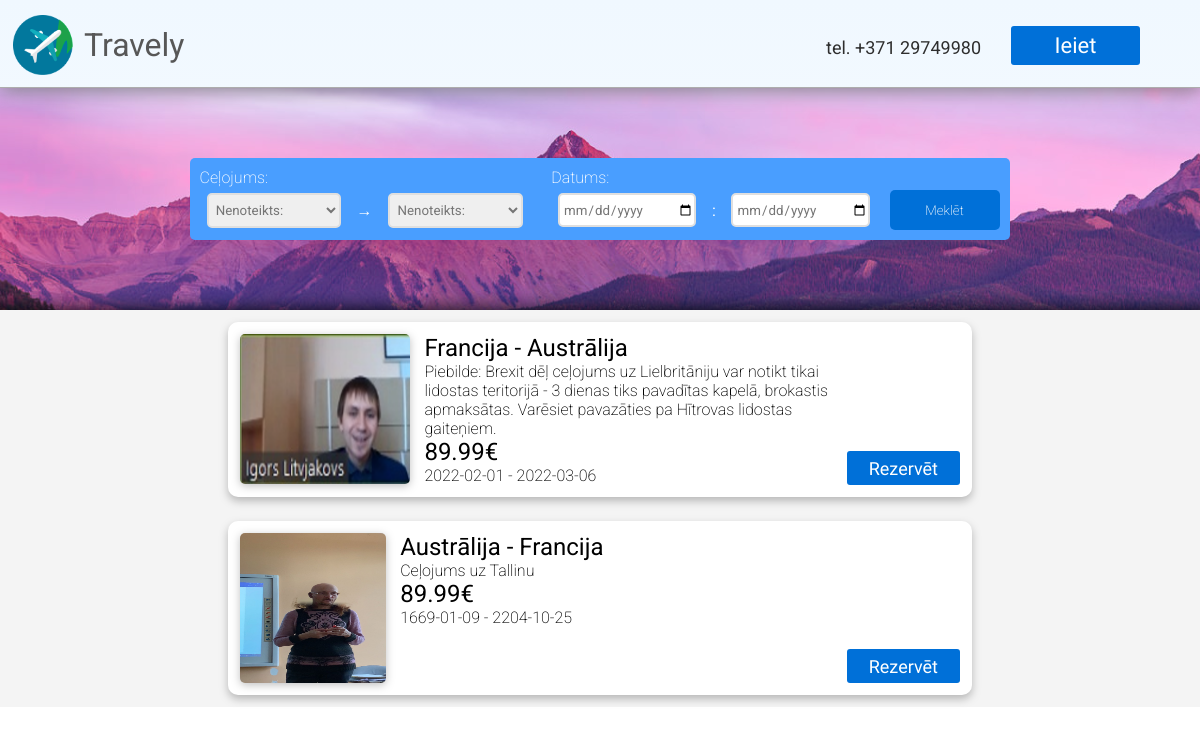
Page /catalogue on the committed database.
### models.py (models this page shows, shortened)
class Trip(db.Model):
    id = db.Column(db.Integer, primary_key=True)
    agency_id = db.Column(db.Integer, db.ForeignKey("agency.id"))
    country_from = db.Column(db.Integer)
    country_to = db.Column(db.Integer)
    date_from = db.Column(db.Date)
    date_to = db.Column(db.Date)
    description = db.Column(db.String(280))
    cost = db.Column(db.Float)
    ticket_amount = db.Column(db.Integer)
    views = db.Column(db.Integer)
    img_file = db.Column(db.String(20), nullable=False, default='default.jpg')

class Country(db.Model):
    id = db.Column(db.Integer, primary_key=True)
    country = db.Column(db.String(48), nullable=False)
    abbreviation = db.Column(db.String(2), nullable=False)

### main.py (the view)
@app.route('/catalogue')
def celojumi():
    return render_template("catalogue.html", trips = Trip.query.all(), countries = Country.query.all())

### templates/catalogue.html (shortened to what this page needs)
{% extends "index.html" %}
{% block content %}
<div id="search-bar-back" class="one-pixel-search-back">
    <div class="catalogue-search-page">
        <div>
            <p>Ceļojums:</p>
            <div>
                <select name="from" id="from">
                    <option value="">Nenoteikts:</option>
                </select>
                →
                <select name="to" id="to">
                    <option value="">Nenoteikts:</option>
                </select>
            </div>
        </div>
        <div>
            <p>Datums:</p>
            <div>
                <input id="from_date" type="date" placeholder="No">
                :
                <input id="to_date" type="date" placeholder="Līdz">
            </div>
        </div>
        <button id="submit-button" class="search-button" type="submit">Meklēt</button>
    </div>
</div>
<div id="catalogue-list">
    {% if trips %}
        {% for trip in trips %}
            <div class="catalogue-list-element">
                <img src="{{ url_for('static', filename='/images/destinations/' + trip.img_file) }}" class="catalogue-list-element-img">
                <div class="catalogue-list-element-text">
                    <h2>
                        {% for country in countries %}
                            {% if country.id == trip.country_from %}
                                {{ country.country }} -
                            {% endif %}
                        {% endfor %}
                        {% for country in countries %}
                            {% if country.id == trip.country_to %}
                                {{ country.country }}
                            {% endif %}
                        {% endfor %}
                    </h2>
                    <p>{{ trip.description }}</p>
                    <h2>{{ trip.cost }}€</h2>
                    <p>{{ trip.date_from }} - {{ trip.date_to }}</p>
                </div>
                <a href="/reservation/{{ trip.id }}" class="button" id="button-reserve">Rezervēt</a>
            </div>
        {% endfor %}
    {% endif %}
</div>
{% endblock %}

### static/css/stylesheet.css (style rules this page uses)
* { margin:0; padding:0; }
body { font-family: 'Roboto', sans-serif; color:#575757; background-image: linear-gradient(aliceblue, white); background-repeat: no-repeat; }
h2 { font-weight: 400; }
p { font-weight: 200; }
a { text-decoration: none; }
a.button { display: inline-block; color: white !important; text-align: center; font-size: 22px !important; font-family: Thasadith; text-decoration: none; line-height: 42px; font-weight: normal !important; background-color: #0070D8; border-radius: 3px; padding-right: 22px; padding-left: 22px; padding-top: 2px; padding-bottom: 2px; }
#search-bar-back { display: flex; align-items: center; background-image: url(../images/search_bar_back_main.png); background-repeat: no-repeat; height: 222px; background-position: 50%; box-shadow: inset 0px -30px 20px -30px #000000; }
.catalogue-search-page { display: flex; background-color: rgb(73, 158, 255); width: 800px; margin-left: auto; margin-right: auto; padding: 10px; border-radius: 5px; align-items: flex-end; }
.catalogue-search-page > div { display: flex; justify-content: start; flex-wrap: wrap; }
.catalogue-search-page > div > p { color: white; }
.catalogue-search-page > div > div { display: flex; flex-direction: row; margin-left: 2%; gap: 5%; margin-top: 1%; height: 40px; color: white; align-items: center; }
.catalogue-search-page > div > div > select, .catalogue-search-page > div > div > input { border-radius: 5px; outline: none; border: 2px solid #dfdfdf; color: #757575; height: 30px; padding-left: 1%; font-family: 'Roboto', sans-serif; width: 150px; cursor: pointer; }
.catalogue-search-page > div > div > select { height: 35px; }
.catalogue-search-page > div > div > input::placeholder { color: #c1c2c4; }
.catalogue-search-page > button { border-radius: 5px; outline: none; border: none; background-color: #0070D8; color: white; font-family: 'Roboto', sans-serif; font-weight: 200; width: 15%; height: 40px; cursor: pointer; }
.one-pixel-search-back { margin-left: -1px }
#catalogue-list { background-color: #F4F4F4; max-width: 100%; width: 100%; display: flex; flex-direction: column; }
.catalogue-list-element { background-color: white; color:black; display: flex; flex-wrap: nowrap; flex-direction: row; padding: 1%; border-radius: 10px; gap: 2%; margin: 1%; width: 60%; filter: drop-shadow(0px 4px 4px rgba(0, 0, 0, 0.25)); margin-left: auto; margin-right: auto; }
.catalogue-list-element-img { width: 170px; height: 150px; filter: drop-shadow(0px 2px 4px rgba(0, 0, 0, 0.25)); border-radius: 5px; }
.catalogue-list-element-text { width: 70%; }
#button-reserve { font-size: 18px !important; height:30px; width:70px; line-height: 32px; margin-top: auto; margin-left: auto; }

### rows in the picture
Trip: img_file (picture), description "Piebilde: Brexit dēļ ceļojums uz Lielbritāniju var notikt tikai lidostas teritorijā - 3 dienas tiks pavadītas kapelā, brokastis apmaksātas. Varēsiet pavazāties pa Hītrovas lidostas gaiteņiem.", cost "89.99", date_from "2022-02-01", date_to "2022-03-06"
Country: country "Francija"
Country: country "Austrālija"
Trip: img_file (picture), description "Ceļojums uz Tallinu", cost "89.99", date_from "1669-01-09", date_to "2204-10-25"
